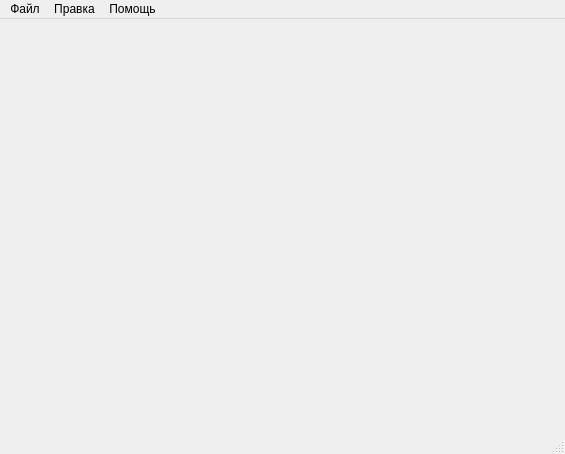
<?xml version="1.0" encoding="UTF-8"?>
<ui version="4.0">
 <class>MainWindow</class>
 <widget class="QMainWindow" name="MainWindow">
  <property name="geometry">
   <rect>
    <x>0</x>
    <y>0</y>
    <width>565</width>
    <height>454</height>
   </rect>
  </property>
  <property name="windowTitle">
   <string>Конструктор заданий</string>
  </property>
  <widget class="QWidget" name="centralwidget"/>
  <widget class="QMenuBar" name="menubar">
   <property name="geometry">
    <rect>
     <x>0</x>
     <y>0</y>
     <width>565</width>
     <height>21</height>
    </rect>
   </property>
   <widget class="QMenu" name="menu">
    <property name="title">
     <string>Файл</string>
    </property>
    <addaction name="action"/>
    <addaction name="action_2"/>
    <addaction name="action_3"/>
    <addaction name="separator"/>
    <addaction name="action_5"/>
   </widget>
   <widget class="QMenu" name="menu_2">
    <property name="title">
     <string>Правка</string>
    </property>
    <addaction name="action_7"/>
    <addaction name="action_8"/>
    <addaction name="action_6"/>
   </widget>
   <widget class="QMenu" name="menu_3">
    <property name="title">
     <string>Помощь</string>
    </property>
    <addaction name="action_9"/>
    <addaction name="action_10"/>
   </widget>
   <addaction name="menu"/>
   <addaction name="menu_2"/>
   <addaction name="menu_3"/>
  </widget>
  <widget class="QStatusBar" name="statusbar"/>
  <action name="action">
   <property name="text">
    <string>Сохранить</string>
   </property>
  </action>
  <action name="action_2">
   <property name="text">
    <string>Экспорт</string>
   </property>
  </action>
  <action name="action_3">
   <property name="text">
    <string>Печать</string>
   </property>
  </action>
  <action name="action_5">
   <property name="text">
    <string>Выход</string>
   </property>
  </action>
  <action name="action_6">
   <property name="text">
    <string>Удалить</string>
   </property>
  </action>
  <action name="action_7">
   <property name="text">
    <string>Добавить</string>
   </property>
  </action>
  <action name="action_8">
   <property name="text">
    <string>Редактировать</string>
   </property>
  </action>
  <action name="action_9">
   <property name="text">
    <string>Справка</string>
   </property>
  </action>
  <action name="action_10">
   <property name="text">
    <string>О программе</string>
   </property>
  </action>
 </widget>
 <resources/>
 <connections/>
</ui>
